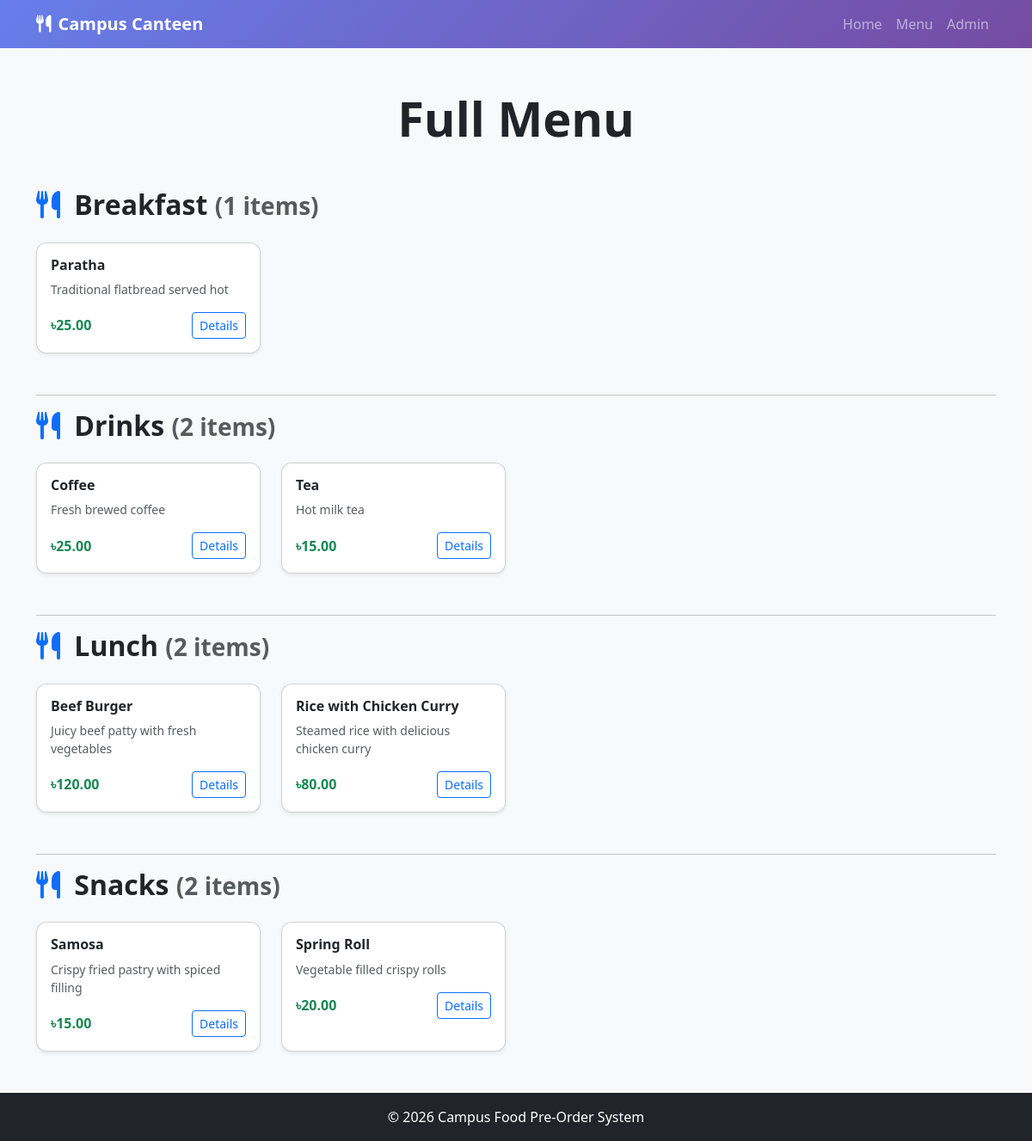
The app's page /menu/ with its own data.
### canteen/models.py (models this page shows, shortened)
class Category(models.Model):
    CATEGORY_CHOICES = [
        ('breakfast', 'Breakfast'),
        ('lunch', 'Lunch'),
        ('snacks', 'Snacks'),
        ('drinks', 'Drinks'),
    ]
    name = models.CharField(max_length=50, choices=CATEGORY_CHOICES, unique=True)
    description = models.TextField(blank=True)
    created_at = models.DateTimeField(auto_now_add=True)
    class Meta:
        verbose_name_plural = "Categories"
        ordering = ['name']

class FoodItem(models.Model):
    category = models.ForeignKey(
        Category,
        on_delete=models.CASCADE,
        related_name='food_items'
    )
    name = models.CharField(max_length=200)
    description = models.TextField(blank=True)
    price = models.DecimalField(max_digits=6, decimal_places=2)
    image = models.ImageField(upload_to='food_images/', blank=True, null=True)
    is_available = models.BooleanField(default=True)
    created_at = models.DateTimeField(auto_now_add=True)
    updated_at = models.DateTimeField(auto_now=True)
    class Meta:
        ordering = ['category', 'name']

### canteen/views.py (the view)
# urls.py: path('menu/', views.menu_view, name='menu'),
def menu_view(request):
    categories = Category.objects.all()
    menu_data = []
    for category in categories:
        items = FoodItem.objects.filter(category=category, is_available=True)
        if items.exists():
            menu_data.append({
                'category': category,
                'items': items
            })
    context = {
        'menu_data': menu_data,
    }
    return render(request, 'canteen/menu.html', context)

### canteen/templates/canteen/menu.html (shortened to what this page needs)
{% extends 'canteen/base.html' %}
{% block content %}
<div class="container my-5">
    <h1 class="display-4 fw-bold text-center mb-5">Full Menu</h1>
    {% for data in menu_data %}
        <div class="mb-5">
            <h2 class="fw-bold mb-4">
                <i class="fas fa-utensils me-2 text-primary"></i>
                {{ data.category.get_name_display }}
                <small class="text-muted">({{ data.items.count }} items)</small>
            </h2>
            <div class="row g-4">
                {% for item in data.items %}
                    <div class="col-md-6 col-lg-3">
                        <div class="card food-card shadow-sm h-100">
                            <div class="card-body">
                                <h6 class="card-title fw-bold">{{ item.name }}</h6>
                                <p class="text-muted small">{{ item.description|truncatewords:8 }}</p>
                                <div class="d-flex justify-content-between align-items-center">
                                    <span class="fw-bold text-success">৳{{ item.price }}</span>
                                    <a href="{% url 'canteen:food_detail' item.id %}" class="btn btn-sm btn-outline-primary">Details</a>
                                </div>
                            </div>
                        </div>
                    </div>
                {% endfor %}
            </div>
        </div>
        {% if not forloop.last %}<hr>{% endif %}
    {% empty %}
        <div class="alert alert-warning text-center">No menu items available</div>
    {% endfor %}
</div>
{% endblock %}

### canteen/templates/canteen/base.html (style rules this page uses)
body { background-color: #f8f9fa; }
.food-card { transition: transform 0.3s; border-radius: 12px; }

### records on screen
Category: category.name "Breakfast", items.count "1"
FoodItem: name "Paratha", description "Traditional flatbread served hot", price "25.00"
Category: category.name "Drinks", items.count "2"
FoodItem: name "Coffee", description "Fresh brewed coffee", price "25.00"
FoodItem: name "Tea", description "Hot milk tea", price "15.00"
Category: category.name "Lunch", items.count "2"
FoodItem: name "Beef Burger", description "Juicy beef patty with fresh vegetables", price "120.00"
FoodItem: name "Rice with Chicken Curry", description "Steamed rice with delicious chicken curry", price "80.00"
Category: category.name "Snacks", items.count "2"
FoodItem: name "Samosa", description "Crispy fried pastry with spiced filling", price "15.00"
FoodItem: name "Spring Roll", description "Vegetable filled crispy rolls", price "20.00"
